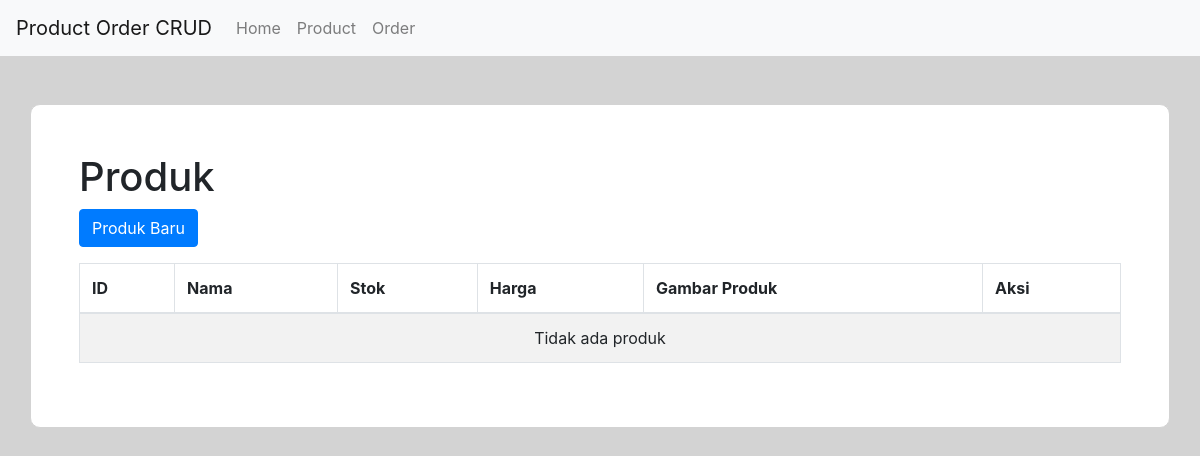
/index.php/product, run on an earlier commit of the app's database.
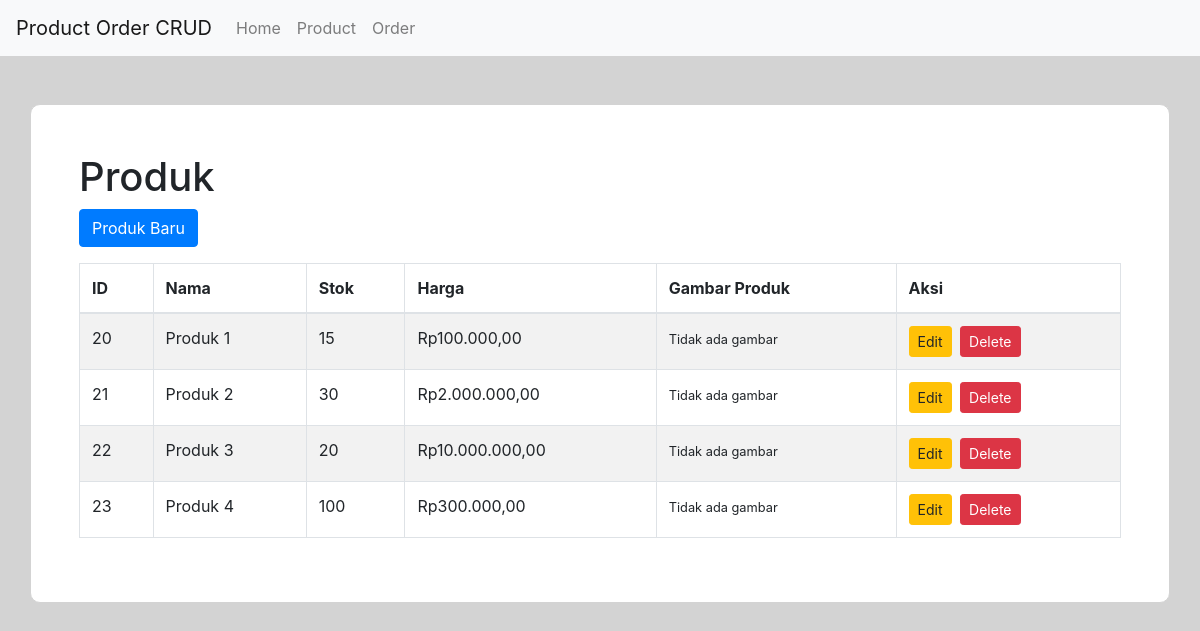
And on a later commit of the database.
### tables this page shows
CREATE TABLE `product` (
  `id` int(11) NOT NULL,
  `stok` int(10) NOT NULL,
  `nama` varchar(90) NOT NULL,
  `deskripsi` longtext DEFAULT NULL,
  `harga` decimal(10,2) NOT NULL,
  `status` varchar(45) NOT NULL DEFAULT '1'
);

### application/controllers/Product.php (called while the page is built, shortened)
<?php
class Product extends CI_Controller {
    public function __construct()
    {
        $this->load->model('product_model','product');
    }
    public function index()
    {
        $data = array();
        $data['products'] = $this->product->getProducts();
        $this->load->view('product/product_view', $data);
    }
}

### index.php (called while the page is built, shortened)
<?php
require_once BASEPATH.'core/CodeIgniter.php';

### application/models/Product_model.php (called while the page is built, shortened)
<?php
class Product_model extends CI_Model {
    public function getProducts(){
        $this->db->order_by('id');
        $this->db->where('status', 1);
        $query = $this->db->get('product');
        return $query->result();
    }
}

### application/views/product/product_view.php (the view, shortened to what this page needs)
?><!DOCTYPE html>
<html lang="pt-BR">
<?php $this->load->view('_partials/head'); ?>
<body>
<?php $this->load->view('_partials/header'); ?>
<div class="container container-person mt-5 p-5">
    <h1>Produk</h1>
    <div class="col-md-12 mb-3">
        <div class="row">
            <a class="btn btn-primary" href="<?= base_url('product/form/') ?>">Produk Baru</a>
        </div>
    </div>
    <table id="product_table" class="table table-striped table-bordered table-responsive-sm" style="width:100%">
        <thead>
        <tr>
            <th>ID</th>
            <th>Nama</th>
            <th>Stok</th>
            <th>Harga</th>
            <th>Gambar Produk</th>
            <th>Aksi</th>
        </tr>
        </thead>
        <tbody>
        <?php
        if($products) {
            foreach ($products as $product) { ?>
                <tr>
                    <td><?= $product->id ?></td>
                    <td><?= $product->nama ?></td>
                    <td><?= $product->stok ?></td>
                    <td>Rp<?= number_format($product->harga, 2, ',', '.') ?></td>
                    <td>
                        <?php if (!empty($product->gambar)): ?>
                            <img src="<?= base_url('uploads/'.$product->gambar) ?>" alt="Gambar Produk" style="max-width:100px;">
                        <?php else: ?>
                            <small>Tidak ada gambar</small>
                        <?php endif; ?>
                    </td>
                    <td>
                        <a href="<?= base_url('product/form/'.$product->id) ?>" class="btn btn-sm btn-warning mr-1">Edit</a>
                        <a class="btn btn-sm btn-danger delete-product" href="#" data-id="<?= base_url('product/delete/'.$product->id) ?>" data-toggle="modal" data-target="#deleteProductModal">Delete</a>
                    </td>
                </tr>
            <?php }
        } else { ?>
            <td class="text-center" colspan="6">Tidak ada produk</td>
        <?php } ?>
        </tbody>
    </table>
</div>
</body>
</html>

### application/views/_partials/head.php (shortened to what this page needs)
<head>
    <link rel="stylesheet" href="<?= base_url('assets/css/vendor/bootstrap.min.css') ?>"/>
    <link rel="stylesheet" href="<?= base_url('assets/css/vendor/datatables.min.css') ?>"/>
    <link href="https://cdnjs.cloudflare.com/ajax/libs/summernote/0.8.12/summernote-bs4.css" rel="stylesheet">
    <link rel="stylesheet" href="<?= base_url('assets/css/custom.css') ?>"/>
</head>

### application/views/_partials/header.php (shortened to what this page needs)
<header class="main-header">
    <nav class="navbar navbar-expand-lg navbar-light bg-light">
        <a class="navbar-brand" href="<?= base_url('') ?>">Product Order CRUD</a>
        <div class="collapse navbar-collapse" id="navbarNavAltMarkup">
            <div class="navbar-nav">
                <a class="nav-item nav-link" href="<?= base_url('') ?>">Home</a>
                <a class="nav-item nav-link" href="<?= base_url('/product') ?>">Product</a>
                <a class="nav-item nav-link" href="<?= base_url('/order') ?>">Order</a>
            </div>
        </div>
    </nav>
</header>

### assets/css/custom.css (style rules this page uses)
body { background-color: lightgray; }
.container-person { background-color: white; border-radius: 10px; border: 1px solid lightgray; padding: 5px 5px; margin-top: 5px; }

What changed in the data, as far as the page shows it:
added product: id "20", nama "Produk 1", stok "15", harga "100.000,00"
added product: id "21", nama "Produk 2", stok "30", harga "2.000.000,00"
added product: id "22", nama "Produk 3", stok "20", harga "10.000.000,00"
added product: id "23", nama "Produk 4", stok "100", harga "300.000,00"
Also different on the page:
text no longer shown: "Tidak ada produk"
